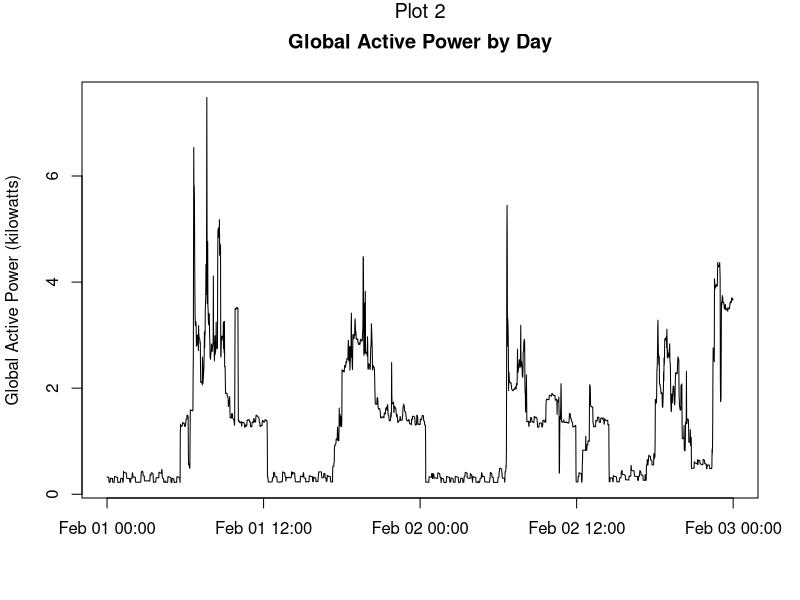

Reproduce this figure in R.
#This script generates a line graph of the global active power consumed per 
#day-time for the electric power consumption in one household during February 
#1st and February 2nd, 2007.

#Reading the data (extracted from the household_power_consumption.txt)
consumption <- read.table(file="touse.txt",header = TRUE, "sep"=";",as.is = TRUE)
consumption$FullDate <- strptime(paste(consumption$Date,consumption$Time), 
                                 format="%d/%m/%Y %H:%M:%S")

#Creating the line graph
with(consumption,plot(FullDate,Global_active_power,type="l", 
                      main="Global Active Power by Day", 
                      ylab="Global Active Power (kilowatts)",xlab=""))

#Adding the plot name
mtext("Plot 2", outer = FALSE, side=3,cex=1.2, line = 3)


#Creating the png file
if(!file.exists("plots")) {dir.create("plots")}
dev.copy(png, file = "./plots/plot2.png",width = 480, height = 480)
dev.off()
